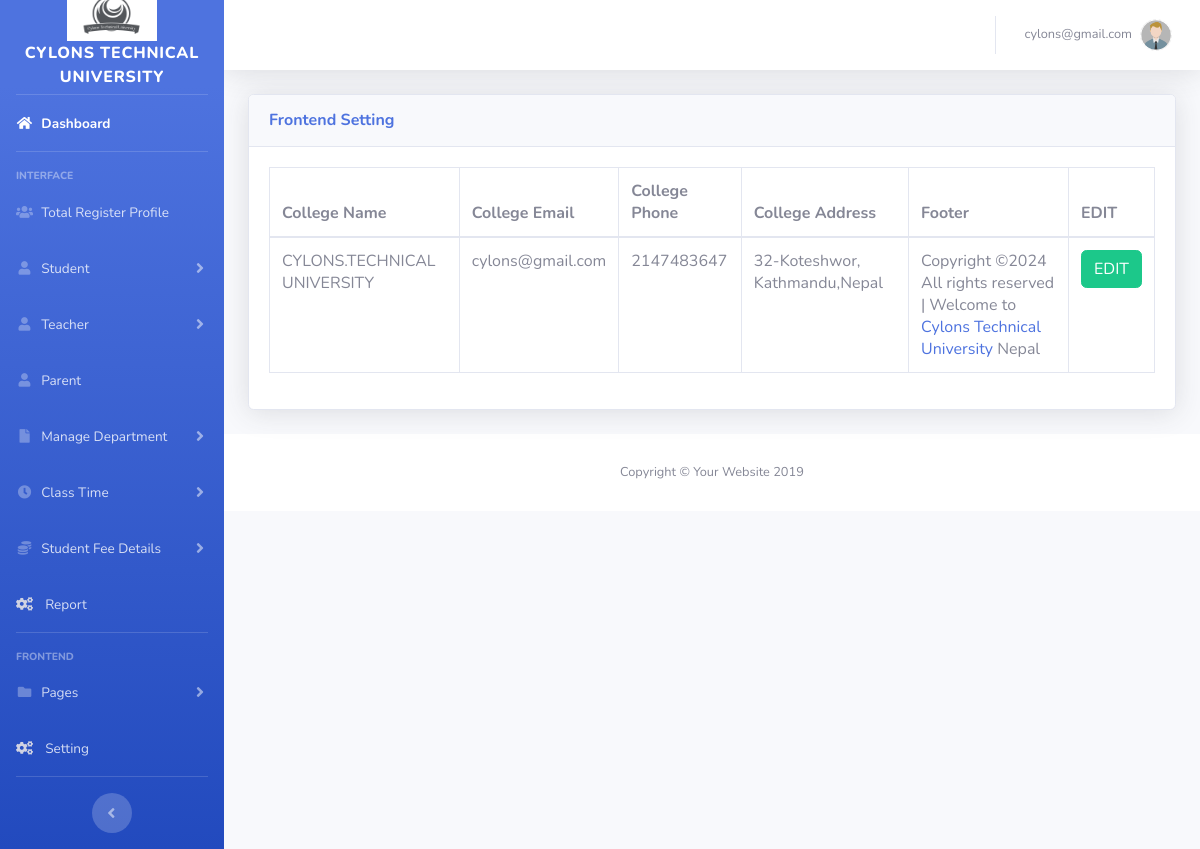
The app's page /admin/setting.php (signed in) with its own data.
### tables this page shows
CREATE TABLE `setting` (
  `id` int(11) NOT NULL,
  `name` varchar(255) NOT NULL,
  `email` varchar(200) NOT NULL,
  `phone` int(20) NOT NULL,
  `address` varchar(255) NOT NULL,
  `footer` varchar(255) NOT NULL
);

### admin/setting.php (the view, shortened to what this page needs)
<?php
include('includes/header.php');
include('includes/navbar.php');
include "dbconfig.php";
?>
<div class="container-fluid">
<div class="card shadow mb-4">
  <div class="card-header py-3">
    <h6 class="m-0 font-weight-bold text-primary">Frontend Setting
    </h6>
  </div>
  <div class="card-body">
    <div class="table-responsive">
    <?php
    include "dbconfig.php";
    $query = "SELECT * FROM setting";
    $query_run = mysqli_query($conn,$query);
    if(mysqli_num_rows($query_run)>0){
    ?>
      <table class="table table-bordered" id="dataTable" width="100%" cellspacing="0">
        <thead>
          <tr>
            <th>College Name</th>
            <th>College Email</th>
            <th>College Phone</th>
            <th> College Address</th>
            <th> Footer</th>
            <th>EDIT </th>
          </tr>
        </thead>
        <tbody>
        <?php
          while($row = mysqli_fetch_assoc($query_run)){
        ?>
            <tr>
            <td><?php  echo $row['name']; ?> </td>
            <td> <?php  echo $row['email']; ?></td>
            <td><?php  echo $row['phone']; ?></td>
            <td><?php  echo $row['address']; ?></td>
            <td><?php  echo $row['footer']; ?></td>
            <td>
              <form action="setting_edit.php" method="POST">
                <button type="submit" name="setting_editbtn" class="btn btn-success">EDIT</button>
              </form>
            </td>
            </tr>
        <?php
        }
          }
        ?>
        </tbody>
      </table>
    </div>
  </div>
</div>
</div>
<?php
include('includes/footer.php');
?>

### records on screen
setting: name "CYLONS.TECHNICAL UNIVERSITY", email "cylons@gmail.com", phone "2147483647", address "32-Koteshwor, Kathmandu,Nepal", footer "Copyright ©2024 All rights reserved | Welcome to Cylons Technical University Nepal"

### other values on screen
$_SESSION['username'] "cylons@gmail.com"
